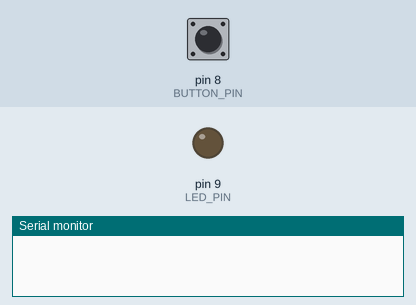
A sketch run on a simulated Arduino Uno, built with avr-gcc and run on an emulated ATmega328P. On the bench: output pins drawn as LEDs (lit = HIGH), the last lines printed to the serial monitor. Inputs (shaded band) come from the test bench; at power-on: pin 8 (BUTTON_PIN) LOW.

Above: at 1.2 s.
1.3 s: pin 8 (BUTTON_PIN) pulled HIGH for 0.15 s
At 2.3 s:
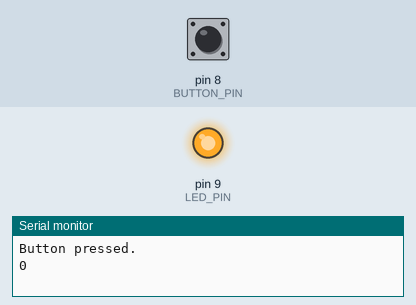
2.9 s: pin 8 (BUTTON_PIN) pulled HIGH for 1 s
At 3.5 s:
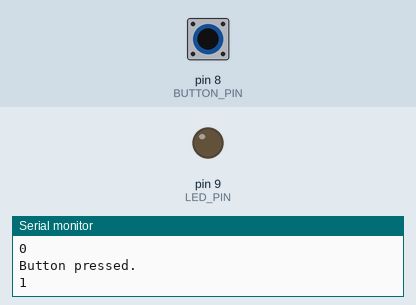
5.4 s: pin 8 (BUTTON_PIN) pulled HIGH for 3.2 s
At 6.6 s:
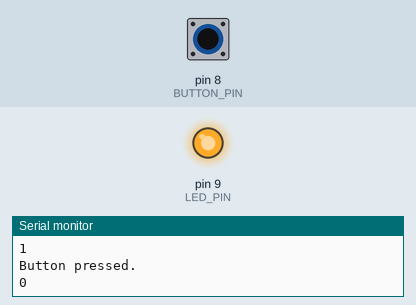
Timing chart, 0 to 8.4 s (numbered marks = the images above; inputs shaded):
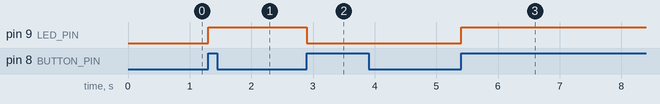

The sketch:

arduino_button.ino
```cpp
const int BUTTON_PIN  = 8;
const int LED_PIN     = 9;

int buttonState = LOW;
int prevButtonState;
int ledState = LOW;

// previous toggle time
unsigned long time = 0;
// buffer period to ignore circuit noise
unsigned long debounce = 200UL;

void setup() {
  Serial.begin(9600);

  pinMode(BUTTON_PIN, INPUT);
  pinMode(LED_PIN, OUTPUT);

  buttonState = digitalRead(BUTTON_PIN);
}

void loop() {
  // put your main code here, to run repeatedly:
  prevButtonState = buttonState;
  buttonState = digitalRead(BUTTON_PIN);
  // Serial.println(buttonState);

  // input going from LOW to HIGH
  // & enough time has passed to discount circuit noise
  // means button has been pressed
  if ((buttonState == HIGH) && (prevButtonState == LOW) && ((millis() - time) > debounce)) {
    Serial.println("Button pressed.");
    Serial.println(ledState);
    if (ledState == LOW)
      ledState = HIGH;
    else
      ledState = LOW;

    time = millis();
  }

  digitalWrite(LED_PIN, ledState);
}
```

Measured:
- after the input at 1.3 s, pin 9 (LED_PIN): LOW → HIGH at once
- after the input at 2.9 s, pin 9 (LED_PIN): HIGH → LOW at once
- after the input at 5.4 s, pin 9 (LED_PIN): LOW → HIGH at once
